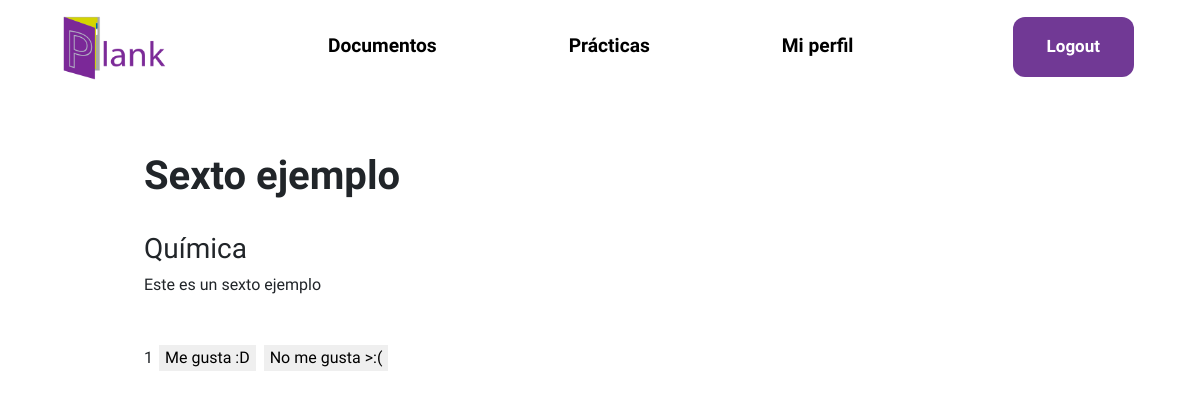
/documento/7/ (signed in), run on an earlier commit of the app's database.
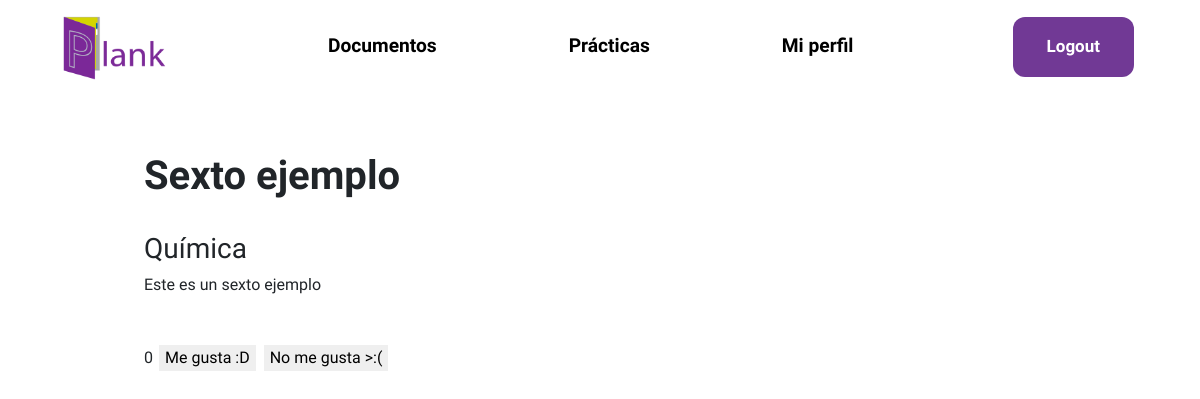
And on a later commit of the database.
### usuario/models.py (models this page shows, shortened)
class Herramienta(models.Model):
    user = models.ForeignKey(User,null = True, on_delete=models.SET_NULL)
    filtro = models.CharField(choices = ELECCION_TEMAS, max_length=50, default=('Matemáticas',('Álgebra','Álgebra')))
    titulo = models.CharField(max_length=100, blank=False,default='')
    descripcion = models.CharField(max_length=100, blank= False)
    visible = models.BooleanField(default=True)
    voto = models.IntegerField(default=0)
    class Meta:
        abstract = True

class Flashcard(Herramienta):
    contenido = tinymce_models.HTMLField()  #Para el editor de texto

### core/views.py (the view)
# urls.py: path("documento/<int:id>/",views.documento,name="documento"),
@login_required
def documento(request,id):
    documento = Flashcard.objects.get(id=id)
    voto = VotoFlash.voted(documento,request.user)
    return render(request,"core/documento.html",{"documento":documento,"voto":voto})

### voto/models.py (called while the page is built)
    def voted(id_flashcard,usuario):
        try:
            voto = VotoFlash.objects.get(id_flashcard=id_flashcard,usuario = usuario)
        except:
            voto = None
        finally:
            if voto != None:
                if voto.positivo:
                    return 1
                else:
                    return 0
            else:
                return -1

### core/templates/core/documento.html (shortened to what this page needs)
{% extends 'core/layout.html' %}
{% load static %}
{%block cssPath%}
<link rel="stylesheet" href="{% static 'core/styleContent.css' %}"  type="text/css"/>
{%endblock cssPath%}
{% block body %}
<div class="document-container">
    <h1 id="titulo">{{documento.titulo}}</h1>
    <br>
    <h3>{{documento.filtro}}</h3>
    <div>{{documento.descripcion}}</div>
    <br>
    <br>
    <div class="like-dislike">
        <p class="votos" id="votos">{{documento.voto}}</p>
        <button class="voto" id="positivo" data-catid="{{documento.id}}" {% if voto == 1%} value="selected" {%else%} value="unselected" {%endif%}>Me gusta :D</button>
        <button class="voto" id="negativo" data-catid="{{documento.id}}" {% if voto == 0%} value="selected" {%else%} value="unselected" {%endif%}>No me gusta >:(</button>
    </div>
</div>
{% endblock body %}

What changed in the data, as far as the page shows it:
changed Flashcard "Sexto ejemplo": voto "1" → "0"
